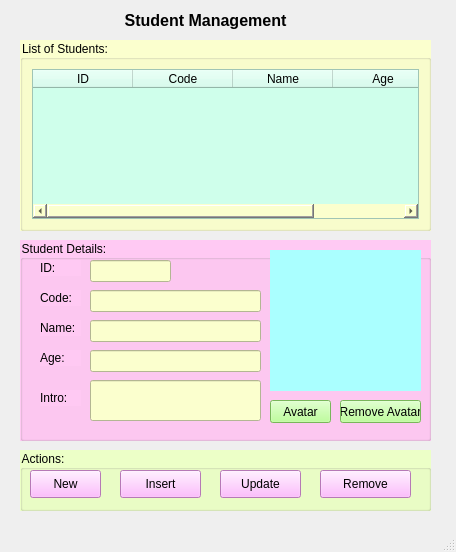
<?xml version="1.0" encoding="UTF-8"?>
<ui version="4.0">
 <class>MainWindow</class>
 <widget class="QMainWindow" name="MainWindow">
  <property name="geometry">
   <rect>
    <x>0</x>
    <y>0</y>
    <width>456</width>
    <height>552</height>
   </rect>
  </property>
  <property name="windowTitle">
   <string>Nguyễn Võ Như Ngọc - Student Management</string>
  </property>
  <property name="windowIcon">
   <iconset>
    <normaloff>images/ic_logo.jpg</normaloff>images/ic_logo.jpg</iconset>
  </property>
  <widget class="QWidget" name="centralwidget">
   <widget class="QLabel" name="label">
    <property name="geometry">
     <rect>
      <x>20</x>
      <y>0</y>
      <width>371</width>
      <height>41</height>
     </rect>
    </property>
    <property name="font">
     <font>
      <pointsize>12</pointsize>
      <weight>75</weight>
      <bold>true</bold>
     </font>
    </property>
    <property name="text">
     <string>Student Management</string>
    </property>
    <property name="alignment">
     <set>Qt::AlignCenter</set>
    </property>
   </widget>
   <widget class="QGroupBox" name="groupBox">
    <property name="geometry">
     <rect>
      <x>20</x>
      <y>450</y>
      <width>411</width>
      <height>61</height>
     </rect>
    </property>
    <property name="styleSheet">
     <string notr="true">background-color: rgb(236, 255, 199);</string>
    </property>
    <property name="title">
     <string>Actions:</string>
    </property>
    <widget class="QPushButton" name="pushButtonRemove">
     <property name="geometry">
      <rect>
       <x>300</x>
       <y>20</y>
       <width>91</width>
       <height>28</height>
      </rect>
     </property>
     <property name="styleSheet">
      <string notr="true">background-color: rgb(255, 170, 255);</string>
     </property>
     <property name="text">
      <string>Remove</string>
     </property>
     <property name="icon">
      <iconset>
       <normaloff>images/ic_delete.png</normaloff>images/ic_delete.png</iconset>
     </property>
     <property name="iconSize">
      <size>
       <width>24</width>
       <height>24</height>
      </size>
     </property>
    </widget>
    <widget class="QPushButton" name="pushButtonInsert">
     <property name="geometry">
      <rect>
       <x>100</x>
       <y>20</y>
       <width>81</width>
       <height>28</height>
      </rect>
     </property>
     <property name="styleSheet">
      <string notr="true">background-color: rgb(255, 170, 255);</string>
     </property>
     <property name="text">
      <string>Insert</string>
     </property>
     <property name="icon">
      <iconset>
       <normaloff>images/ic_save.png</normaloff>images/ic_save.png</iconset>
     </property>
     <property name="iconSize">
      <size>
       <width>24</width>
       <height>24</height>
      </size>
     </property>
    </widget>
    <widget class="QPushButton" name="pushButtonNew">
     <property name="geometry">
      <rect>
       <x>10</x>
       <y>20</y>
       <width>71</width>
       <height>28</height>
      </rect>
     </property>
     <property name="styleSheet">
      <string notr="true">background-color: rgb(255, 170, 255);</string>
     </property>
     <property name="text">
      <string>New</string>
     </property>
     <property name="icon">
      <iconset>
       <normaloff>images/ic_new.png</normaloff>images/ic_new.png</iconset>
     </property>
     <property name="iconSize">
      <size>
       <width>24</width>
       <height>24</height>
      </size>
     </property>
    </widget>
    <widget class="QPushButton" name="pushButtonUpdate">
     <property name="geometry">
      <rect>
       <x>200</x>
       <y>20</y>
       <width>81</width>
       <height>28</height>
      </rect>
     </property>
     <property name="styleSheet">
      <string notr="true">background-color: rgb(255, 170, 255);</string>
     </property>
     <property name="text">
      <string>Update</string>
     </property>
     <property name="icon">
      <iconset>
       <normaloff>images/ic_update.png</normaloff>images/ic_update.png</iconset>
     </property>
     <property name="iconSize">
      <size>
       <width>24</width>
       <height>24</height>
      </size>
     </property>
    </widget>
   </widget>
   <widget class="QGroupBox" name="groupBox_2">
    <property name="geometry">
     <rect>
      <x>20</x>
      <y>240</y>
      <width>411</width>
      <height>201</height>
     </rect>
    </property>
    <property name="styleSheet">
     <string notr="true">background-color: rgb(255, 201, 243);</string>
    </property>
    <property name="title">
     <string>Student Details:</string>
    </property>
    <widget class="QLabel" name="label_4">
     <property name="geometry">
      <rect>
       <x>20</x>
       <y>110</y>
       <width>41</width>
       <height>16</height>
      </rect>
     </property>
     <property name="text">
      <string>Age:</string>
     </property>
    </widget>
    <widget class="QLabel" name="label_3">
     <property name="geometry">
      <rect>
       <x>20</x>
       <y>80</y>
       <width>41</width>
       <height>16</height>
      </rect>
     </property>
     <property name="text">
      <string>Name:</string>
     </property>
    </widget>
    <widget class="QLineEdit" name="lineEditName">
     <property name="geometry">
      <rect>
       <x>70</x>
       <y>80</y>
       <width>171</width>
       <height>22</height>
      </rect>
     </property>
     <property name="styleSheet">
      <string notr="true">background-color: rgb(251, 255, 206);</string>
     </property>
    </widget>
    <widget class="QLineEdit" name="lineEditAge">
     <property name="geometry">
      <rect>
       <x>70</x>
       <y>110</y>
       <width>171</width>
       <height>22</height>
      </rect>
     </property>
     <property name="styleSheet">
      <string notr="true">background-color: rgb(251, 255, 206);</string>
     </property>
    </widget>
    <widget class="QLabel" name="label_2">
     <property name="geometry">
      <rect>
       <x>20</x>
       <y>50</y>
       <width>41</width>
       <height>16</height>
      </rect>
     </property>
     <property name="text">
      <string>Code:</string>
     </property>
    </widget>
    <widget class="QLineEdit" name="lineEditCode">
     <property name="geometry">
      <rect>
       <x>70</x>
       <y>50</y>
       <width>171</width>
       <height>22</height>
      </rect>
     </property>
     <property name="styleSheet">
      <string notr="true">background-color: rgb(251, 255, 206);</string>
     </property>
    </widget>
    <widget class="QLabel" name="label_5">
     <property name="geometry">
      <rect>
       <x>20</x>
       <y>150</y>
       <width>41</width>
       <height>16</height>
      </rect>
     </property>
     <property name="text">
      <string>Intro:</string>
     </property>
    </widget>
    <widget class="QLineEdit" name="lineEditIntro">
     <property name="geometry">
      <rect>
       <x>70</x>
       <y>140</y>
       <width>171</width>
       <height>41</height>
      </rect>
     </property>
     <property name="styleSheet">
      <string notr="true">background-color: rgb(251, 255, 206);</string>
     </property>
    </widget>
    <widget class="QLabel" name="labelAvatar">
     <property name="geometry">
      <rect>
       <x>250</x>
       <y>10</y>
       <width>151</width>
       <height>141</height>
      </rect>
     </property>
     <property name="styleSheet">
      <string notr="true">background-color: rgb(170, 255, 255);
border-color: rgb(85, 85, 0);</string>
     </property>
     <property name="text">
      <string/>
     </property>
     <property name="pixmap">
      <pixmap>images/ic_no_avatar.png</pixmap>
     </property>
     <property name="scaledContents">
      <bool>true</bool>
     </property>
    </widget>
    <widget class="QPushButton" name="pushButtonAvatar">
     <property name="geometry">
      <rect>
       <x>250</x>
       <y>160</y>
       <width>61</width>
       <height>23</height>
      </rect>
     </property>
     <property name="styleSheet">
      <string notr="true">background-color: rgb(170, 255, 127);</string>
     </property>
     <property name="text">
      <string>Avatar</string>
     </property>
    </widget>
    <widget class="QLabel" name="label_6">
     <property name="geometry">
      <rect>
       <x>20</x>
       <y>20</y>
       <width>41</width>
       <height>16</height>
      </rect>
     </property>
     <property name="text">
      <string>ID:</string>
     </property>
    </widget>
    <widget class="QLineEdit" name="lineEditId">
     <property name="enabled">
      <bool>false</bool>
     </property>
     <property name="geometry">
      <rect>
       <x>70</x>
       <y>20</y>
       <width>81</width>
       <height>22</height>
      </rect>
     </property>
     <property name="styleSheet">
      <string notr="true">background-color: rgb(251, 255, 206);</string>
     </property>
     <property name="readOnly">
      <bool>true</bool>
     </property>
    </widget>
    <widget class="QPushButton" name="pushButtonRemoveAvatar">
     <property name="geometry">
      <rect>
       <x>320</x>
       <y>160</y>
       <width>81</width>
       <height>23</height>
      </rect>
     </property>
     <property name="styleSheet">
      <string notr="true">background-color: rgb(170, 255, 127);</string>
     </property>
     <property name="text">
      <string>Remove Avatar</string>
     </property>
    </widget>
   </widget>
   <widget class="QGroupBox" name="groupBox_3">
    <property name="geometry">
     <rect>
      <x>20</x>
      <y>40</y>
      <width>411</width>
      <height>191</height>
     </rect>
    </property>
    <property name="styleSheet">
     <string notr="true">background-color: rgb(251, 255, 206);</string>
    </property>
    <property name="title">
     <string>List of Students:</string>
    </property>
    <layout class="QVBoxLayout" name="verticalLayout">
     <item>
      <widget class="QTableWidget" name="tableWidgetStudent">
       <property name="styleSheet">
        <string notr="true">background-color: rgb(207, 255, 235);</string>
       </property>
       <column>
        <property name="text">
         <string>ID</string>
        </property>
       </column>
       <column>
        <property name="text">
         <string>Code</string>
        </property>
       </column>
       <column>
        <property name="text">
         <string>Name</string>
        </property>
       </column>
       <column>
        <property name="text">
         <string>Age</string>
        </property>
       </column>
      </widget>
     </item>
    </layout>
   </widget>
  </widget>
  <widget class="QMenuBar" name="menubar">
   <property name="geometry">
    <rect>
     <x>0</x>
     <y>0</y>
     <width>456</width>
     <height>18</height>
    </rect>
   </property>
  </widget>
  <widget class="QStatusBar" name="statusbar"/>
 </widget>
 <tabstops>
  <tabstop>tableWidgetStudent</tabstop>
  <tabstop>lineEditCode</tabstop>
  <tabstop>lineEditName</tabstop>
  <tabstop>lineEditAge</tabstop>
  <tabstop>pushButtonNew</tabstop>
  <tabstop>pushButtonInsert</tabstop>
  <tabstop>pushButtonRemove</tabstop>
 </tabstops>
 <resources/>
 <connections/>
</ui>
